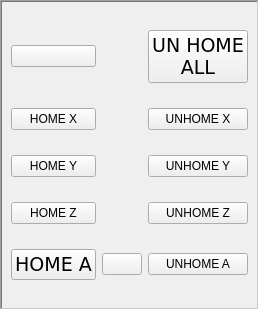
               <widget class="QStackedWidget" name="jogstack">
                <property name="minimumSize">
                 <size>
                  <width>0</width>
                  <height>310</height>
                 </size>
                </property>
                <property name="maximumSize">
                 <size>
                  <width>470</width>
                  <height>310</height>
                 </size>
                </property>
                <property name="styleSheet">
                 <string notr="true">ActionButton {
min-height:50px;
min-width: 100px;
max-width: 120px;
background-color:rgb(52, 101, 164);
font: 14pt &quot;DejaVu Sans&quot;;
color: rgb(0,0,0);
border-style: solid;
border-width: 2px;
border-radius: 4px;
border-color:rgb(52, 101, 164);

}



</string>
                </property>
                <property name="frameShape">
                 <enum>QFrame::WinPanel</enum>
                </property>
                <property name="frameShadow">
                 <enum>QFrame::Sunken</enum>
                </property>
                <property name="currentIndex">
                 <number>2</number>
                </property>
                <widget class="QWidget" name="page_14">
                 <layout class="QGridLayout" name="gridLayout_57">
                  <item row="0" column="0">
                   <widget class="VTKBackPlot" name="vtkbackplot"/>
                  </item>
                 </layout>
                </widget>
                <widget class="QWidget" name="page_15">
                 <layout class="QGridLayout" name="gridLayout_60">
                  <item row="0" column="0">
                   <widget class="QLabel" name="label">
                    <property name="styleSheet">
                     <string notr="true">image: url(:/images/images/Axes.png);</string>
                    </property>
                    <property name="text">
                     <string/>
                    </property>
                   </widget>
                  </item>
                 </layout>
                </widget>
                <widget class="QWidget" name="page_10">
                 <layout class="QGridLayout" name="gridLayout_23">
                  <item row="4" column="0">
                   <widget class="ActionButton" name="home_z">
                    <property name="styleSheet">
                     <string notr="true">border-color:rgb(0,255,0)</string>
                    </property>
                    <property name="text">
                     <string>HOME Z</string>
                    </property>
                    <property name="rules" stdset="0">
                     <string>[{&quot;channels&quot;: [{&quot;url&quot;: &quot;status:joint.2.homed&quot;, &quot;trigger&quot;: true}], &quot;property&quot;: &quot;Style Sheet&quot;, &quot;expression&quot;: &quot;'border-color:rgb(0,255,0)' if ch[0] else 'border-color:rgb(240,240,80)'&quot;, &quot;name&quot;: &quot;New Rule&quot;}]</string>
                    </property>
                    <property name="actionName" stdset="0">
                     <string>machine.home.joint:2</string>
                    </property>
                   </widget>
                  </item>
                  <item row="0" column="2">
                   <widget class="ActionButton" name="actionbutton_6">
                    <property name="font">
                     <font>
                      <family>DejaVu Sans</family>
                      <pointsize>14</pointsize>
                      <weight>50</weight>
                      <italic>false</italic>
                      <bold>false</bold>
                     </font>
                    </property>
                    <property name="text">
                     <string>UN HOME
ALL</string>
                    </property>
                    <property name="actionName" stdset="0">
                     <string>machine.unhome.axis:all</string>
                    </property>
                   </widget>
                  </item>
                  <item row="4" column="2">
                   <widget class="ActionButton" name="actionbutton_4">
                    <property name="text">
                     <string>UNHOME Z</string>
                    </property>
                    <property name="actionName" stdset="0">
                     <string>machine.unhome.axis:z</string>
                    </property>
                   </widget>
                  </item>
                  <item row="0" column="0">
                   <widget class="ActionButton" name="homeall">
                    <property name="styleSheet">
                     <string notr="true">border-color:rgb(0,255,0)</string>
                    </property>
                    <property name="rules" stdset="0">
                     <string>[{&quot;channels&quot;: [{&quot;url&quot;: &quot;status:homed&quot;, &quot;trigger&quot;: true}, {&quot;url&quot;: &quot;status:joint.1.homed&quot;, &quot;trigger&quot;: false}, {&quot;url&quot;: &quot;status:joint.2.homed&quot;, &quot;trigger&quot;: false}], &quot;property&quot;: &quot;Text&quot;, &quot;expression&quot;: &quot;'HOMED' if ch[0][0] and ch[0][1] and ch[0][2] else 'Home\\nAll'&quot;, &quot;name&quot;: &quot;Button Name&quot;}, {&quot;channels&quot;: [{&quot;url&quot;: &quot;status:homed&quot;, &quot;trigger&quot;: true}, {&quot;url&quot;: &quot;status:joint.1.homed&quot;, &quot;trigger&quot;: false}, {&quot;url&quot;: &quot;status:joint.2.homed&quot;, &quot;trigger&quot;: false}, {&quot;url&quot;: &quot;status:joint.2.homed&quot;, &quot;trigger&quot;: false}], &quot;property&quot;: &quot;Style Sheet&quot;, &quot;expression&quot;: &quot;\&quot;border-color:rgb(0,255,0)\&quot; if ch[0][0] and ch[0][1] and ch[0][2] and ch[0][2] else 'border-color:rgb(240,240,80)'&quot;, &quot;name&quot;: &quot;back color&quot;}]</string>
                    </property>
                    <property name="actionName" stdset="0">
                     <string>machine.home.all</string>
                    </property>
                   </widget>
                  </item>
                  <item row="1" column="0">
                   <widget class="ActionButton" name="home_x">
                    <property name="styleSheet">
                     <string notr="true">border-color:rgb(0,255,0)</string>
                    </property>
                    <property name="text">
                     <string>HOME X</string>
                    </property>
                    <property name="rules" stdset="0">
                     <string>[{&quot;channels&quot;: [{&quot;url&quot;: &quot;status:joint.0.homed&quot;, &quot;trigger&quot;: true}], &quot;property&quot;: &quot;Style Sheet&quot;, &quot;expression&quot;: &quot;'border-color:rgb(0,255,0)' if ch[0] else 'border-color:rgb(240,240,80)'&quot;, &quot;name&quot;: &quot;color&quot;}]</string>
                    </property>
                    <property name="actionName" stdset="0">
                     <string>machine.home.joint:0</string>
                    </property>
                   </widget>
                  </item>
                  <item row="5" column="2">
                   <widget class="ActionButton" name="actionbutton_5">
                    <property name="text">
                     <string>UNHOME A</string>
                    </property>
                    <property name="actionName" stdset="0">
                     <string>machine.unhome.axis:a</string>
                    </property>
                   </widget>
                  </item>
                  <item row="1" column="2">
                   <widget class="ActionButton" name="actionbutton_2">
                    <property name="text">
                     <string>UNHOME X</string>
                    </property>
                    <property name="actionName" stdset="0">
                     <string>machine.unhome.axis:x</string>
                    </property>
                   </widget>
                  </item>
                  <item row="3" column="0">
                   <widget class="ActionButton" name="home_y">
                    <property name="styleSheet">
                     <string notr="true">border-color:rgb(0,255,0)</string>
                    </property>
                    <property name="text">
                     <string>HOME Y</string>
                    </property>
                    <property name="rules" stdset="0">
                     <string>[{&quot;channels&quot;: [{&quot;url&quot;: &quot;status:joint.1.homed&quot;, &quot;trigger&quot;: true}], &quot;property&quot;: &quot;Style Sheet&quot;, &quot;expression&quot;: &quot;'border-color:rgb(0,255,0)' if ch[0] else 'border-color:rgb(240,240,80)'&quot;, &quot;name&quot;: &quot;New Rule&quot;}]</string>
                    </property>
                    <property name="actionName" stdset="0">
                     <string>machine.home.joint:1</string>
                    </property>
                   </widget>
                  </item>
                  <item row="3" column="2">
                   <widget class="ActionButton" name="actionbutton_3">
                    <property name="text">
                     <string>UNHOME Y</string>
                    </property>
                    <property name="actionName" stdset="0">
                     <string>machine.unhome.axis:y</string>
                    </property>
                   </widget>
                  </item>
                  <item row="5" column="0">
                   <widget class="ActionButton" name="home_a">
                    <property name="font">
                     <font>
                      <family>DejaVu Sans</family>
                      <pointsize>14</pointsize>
                      <weight>50</weight>
                      <italic>false</italic>
                      <bold>false</bold>
                     </font>
                    </property>
                    <property name="styleSheet">
                     <string notr="true">border-color:rgb(240,240,80)</string>
                    </property>
                    <property name="text">
                     <string>HOME A</string>
                    </property>
                    <property name="rules" stdset="0">
                     <string>[{&quot;channels&quot;: [{&quot;url&quot;: &quot;status:joint.3.homed&quot;, &quot;trigger&quot;: true}], &quot;property&quot;: &quot;Style Sheet&quot;, &quot;expression&quot;: &quot;'border-color:rgb(0,255,0)' if ch[0] else 'border-color:rgb(240,240,80)'&quot;, &quot;name&quot;: &quot;COLOR&quot;}]</string>
                    </property>
                    <property name="actionName" stdset="0">
                     <string>machine.home.joint:3</string>
                    </property>
                   </widget>
                  </item>
                  <item row="4" column="1">
                   <spacer name="horizontalSpacer_17">
                    <property name="orientation">
                     <enum>Qt::Horizontal</enum>
                    </property>
                    <property name="sizeHint" stdset="0">
                     <size>
                      <width>40</width>
                      <height>20</height>
                     </size>
                    </property>
                   </spacer>
                  </item>
                  <item row="5" column="1">
                   <widget class="ActionButton" name="actionbutton">
                    <property name="actionName" stdset="0">
                     <string/>
                    </property>
                   </widget>
                  </item>
                 </layout>
                 <zorder>homeall</zorder>
                 <zorder>home_x</zorder>
                 <zorder>home_y</zorder>
                 <zorder>home_z</zorder>
                 <zorder>home_a</zorder>
                 <zorder>actionbutton_2</zorder>
                 <zorder>actionbutton_3</zorder>
                 <zorder>actionbutton_4</zorder>
                 <zorder>actionbutton_5</zorder>
                 <zorder>actionbutton_6</zorder>
                 <zorder>horizontalSpacer_17</zorder>
                 <zorder>actionbutton</zorder>
                </widget>
               </widget>
